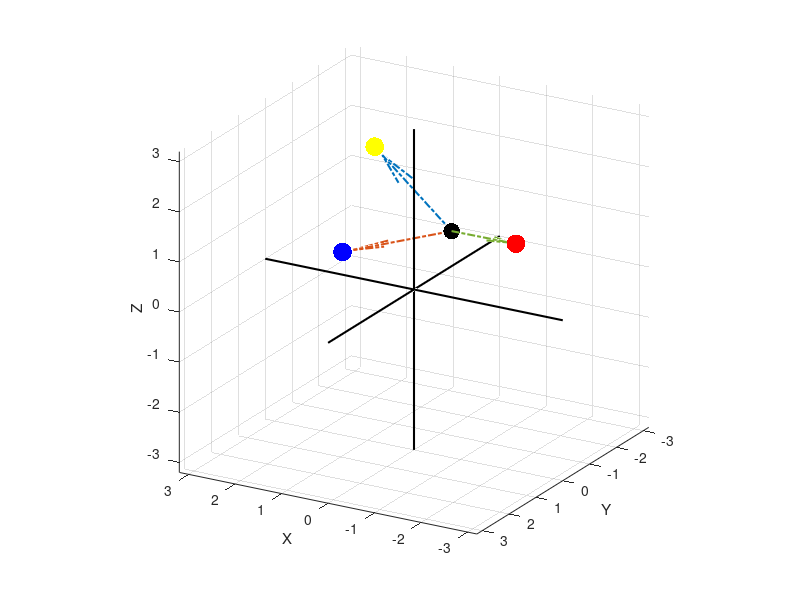

Write the MATLAB code that produced this figure. (Note: this script raises an error after producing the figure.)
clear all; clc; close all;
%%
global ng delta_t xg;
num_dof = 3;
ng = 3;
nd = 3;
nm = 3; %2-D interface in 3D world
% cm = {[1,2], [3]};
cm = {[1],[2],[3]};
delta_t = 0.05;
% w1 = 0.5;
% w2 = 0.5;

% %CONFIDENCE ARRAYS 
% conf_p = zeros(ng, 1);
% conf_n = zeros(ng, 1);
% conf_pp = zeros(ng, 1);
% conf_nn = zeros(ng, 1);
% 
% Dkjp_c1 = zeros(nd, 1);
% Dkjn_c1 = zeros(nd, 1);
% Dkjp_c2 = zeros(nd, 1);
% Dkjn_c2 = zeros(nd, 1);
% 
% Dkjp = zeros(nd, 1);
% Dkjn = zeros(nd, 1);
% Dkj = zeros(nd, 1);
% Dcm = zeros(nm, 1);
% kstar = 0;
% cmstar = 0;
maxR = 0.5;
minR = -0.5;
minR  + (maxR - minR)*rand(1, ng);
% xg = [minR  + (maxR - minR)*rand(1, ng); -rand(1, ng) - 0.02; 0.5*rand(1, ng) + 0.1] + rand(nd,1)*0.2 - rand(nd,1)*0.2; %random goal positions. These will be treated as fixed parameters.
xg = [2, -2, 1.8;
      -1.5, -1.2, 0.8;
      2, -0.8, 0.1;]';
pg0 = (1/ng)*ones(ng, 1);
pg = (1/ng)*ones(ng, 1);
project_time_list = [1,1,2,2]';
projected_pg_list = zeros(nd*ng, length(project_time_list));
% xr = [0.405, -0.128, 0.287]';
xr = [0,-1.4,0.7]';
%%
%PLOT GOALS AND ROBOT and UH
figure;
colors = {'y', 'r', 'b'};
for i=1:ng
    scatter3(xg(1,i), xg(2,i), xg(3,i), 180, colors{i}, 'filled'); grid on; hold on;
end
% scatter3(xg(1,1:ng), xg(2,1:ng), xg(3,1:ng), 180, 'k', 'filled'); grid on; hold on;
xlabel('X'); ylabel('Y'); zlabel('Z');
scatter3(xr(1), xr(2), xr(3), 140, 'k', 'filled');
% quiver3(xr(1), xr(2), xr(3), uh(1), uh(2), uh(3), 0, 'LineWidth', 2, 'MaxHeadSize', 2); %current robot velocity arrow
for i=1:ng %vectors connecting robot and goals.
    quiver3(xr(1), xr(2), xr(3), xg(1,i) - xr(1), xg(2,i) - xr(2), xg(3,i) - xr(3), 'LineWidth', 1.5, 'LineStyle', '-.');
end
xrange = 0.8*[-4,4]; %set axis limits
yrange = 0.8*[-4,4];
zrange = 0.8*[-4,4];
line(xrange, [0,0], [0,0], 'Color', 'k', 'LineWidth', 1.5); %draw x and y axes.
line([0,0], yrange, [0,0], 'Color', 'k','LineWidth', 1.5);
line([0,0], [0,0], zrange, 'Color', 'k','LineWidth', 1.5);
axis([xrange, yrange, zrange]);
axis square;
view([210,21]);
%%
total_time = 2;
T = 0:delta_t:total_time;
cell_pgs = cell(nm, 1); %for each mode
cell_trajs = cell(nm, 1); %to collect trajectories for each. 
pgs = zeros(ng, length(T), ng); %probabilities for each goal (row), at each time step (column) for each uh towards each goal(3rd)
traj = zeros(nd, length(T), ng);
a = 0.5*rand(ng-1, 1); a = [1-sum(a); a];
for i=1:ng
    pgs(:, 1, i) = (1/ng)*ones(ng, 1); %initialize pg0
%     pgs(:, 1, i) = a;
    traj(:, 1, i) = xr;
end
%%

for i=1:nm %for each mode
    for j=1:ng %for control commands towards each goal
        uh = xg(:, j) - xr;
        zero_dim = setdiff(1:nd,cm{i});
        for jj=1:length(zero_dim)
            uh(zero_dim(jj)) = 0;
        end
        uh = 0.2*(uh/(norm(uh) + realmin));
        for k=1:length(T)-1
             traj(:, k+1, j) = sim_dyn(traj(:, k, j), uh); %sim_dyn intenrally updates global robot state
             pgs(:, k+1, j) = compute_p_of_g_dft(uh, traj(:,k,j), pgs(:, k, j));
        end
    end
    cell_pgs{i} = pgs;
    cell_trajs{i} = traj;
end

%% plot trajectories
% for i=1:nm
%     for ii = 1:ng
%         traj = cell_trajs{i}(:,:,ii);
%         figure;
%         for j=1:length(T)
%             scatter3(traj(1, j), traj(2, j), traj(3, j), 'b', 'filled'); hold on;
%         end
%         xrange = [-1,1]; %set axis limits
%         yrange = [-1,1];
%         zrange = [-1,1];
%         line(xrange, [0,0], [0,0], 'Color', 'k', 'LineWidth', 1.5); %draw x and y axes.
%         line([0,0], yrange, [0,0], 'Color', 'k','LineWidth', 1.5);
%         line([0,0], [0,0], zrange, 'Color', 'k','LineWidth', 1.5);
%         axis([xrange, yrange, zrange]);
%         axis square;
%         view([210,21]);
%     end
% end
%%
figure;
for i=1:nm %number of modes, in columns
    curr_cell = cell_pgs{i};
    for j=1:ng %to each goal, in rows
        pgs_data = curr_cell(:,:, j);
        subplot(ng, nm, (j-1)*nm  + 1 + i - 1);
        plot(T, pgs_data', 'LineWidth', 2); grid on; ylim([0,1.0]);
        if i == 1
            ylabel({strcat('Motion to Goal ', num2str(j)), ' P(g)'} );
        else
            ylabel('P(g)');
        end
        
        xlabel('Time');
        if j == 1
            title(strcat('Control mode ', num2str(i)));
        end
        
    end
end
%% DISAMB MOTIVATION PLOTS. 
%plot goals
% close all;
figure
xrange = 0.6*[-4,4]; %set axis limits
yrange = 0.6*[-4,0];
zrange = 0.6*[0,4];
colors = {[1,0.8,0], [1,0,0], [0,0,1]};
for ii=1:ng
    scatter3(xg(1,ii), xg(2,ii), xg(3,ii), 250, colors{ii}, 'filled'); grid on; hold on;
    for jj=1:nd
        target = xg(:, ii); target(jj) = 0;
        line([xg(1,ii), target(1)],[xg(2,ii), target(2)],[xg(3,ii), target(3)],'Color', [0,0,0,0.6], 'LineWidth', 0.6, 'LineStyle', '-.');
    end
end
xlabel('X'); ylabel('Y'); zlabel('Z');
scatter3(xr(1), xr(2), xr(3), 500, 'k', 'filled');

% line(xrange, [0,0], [0,0], 'Color', 'k', 'LineWidth', 1.5); %draw x and y axes.
% line([0,0], yrange, [0,0], 'Color', 'k','LineWidth', 1.5);
% line([0,0], [0,0], zrange, 'Color', 'k','LineWidth', 1.5);
axis([xrange, yrange, zrange]);
axis square;
view([-221,26]);
tg = 3; %specify target goal. b,r,y = 1,2,3
color_g = {[1,0.8,0], [1,0,0], [0,0,1]};
for i=1:nm %along each axis
    pgs = cell_pgs{i}(:,:,tg); %probabilities for each axis/control dimension is present
    for j=1:ng %use j to offset the lines slightly. ng separate lines. 
        tc = color_g{j};
        sc = [0.95, 0.95, 0.95];
        sp = xr;
        for k=1:length(T)
            alpha = pgs(j,k);
            color_point = interpolate_color(sc, tc, alpha);
            dis = abs(sp - xg(:, tg)); gap = 0.04;
            if i==1
                scatter3(sp(1) + k*dis(i)/length(T), sp(2), sp(3) + (j-1)*gap, 20, color_point, 'filled');
                scatter3(sp(1) + k*dis(i)/length(T) + dis(i)/(2*length(T)), sp(2), sp(3) + (j-1)*gap, 20, color_point, 'filled');
            
            end
            if i==2
                scatter3(sp(1), sp(2)+k*dis(i)/length(T), sp(3) + (j-1)*gap, 20, color_point, 'filled');
                scatter3(sp(1), sp(2)+k*dis(i)/length(T)+ dis(i)/(2*length(T)), sp(3) + (j-1)*gap, 20, color_point, 'filled');

            end
            if i==3
                scatter3(sp(1), sp(2) - (j-1)*gap, sp(3)-k*dis(i)/length(T), 20, color_point, 'filled');
                scatter3(sp(1), sp(2) - (j-1)*gap, sp(3)-k*dis(i)/length(T)-dis(i)/(2*length(T)), 20, color_point, 'filled');

            end
        end
    end
    %plot 3 lines along i axis.
end
% %%
% for i=1:nm %for each conttrol mode there will be different figure. 
%     figure;
%     curr_cell = cell_pgs{i};
%     for j=1:ng %motion towards each goal
%         pgs_data = curr_cell(:,:,j);
%         for k=1:ng
%             subplot(ng,ng, (k-1)*ng  + 1 + j - 1);
%             
%             %plot goals and robot position
%             for ii=1:ng
%                 scatter3(xg(1,ii), xg(2,i), xg(3,ii), 180, colors{ii}, 'filled'); grid on; hold on;
%             end
%             xlabel('X'); ylabel('Y'); zlabel('Z');
%             scatter3(xr(1), xr(2), xr(3), 140, 'k', 'filled');
%             line(xrange, [0,0], [0,0], 'Color', 'k', 'LineWidth', 1.5); %draw x and y axes.
%             line([0,0], yrange, [0,0], 'Color', 'k','LineWidth', 1.5);
%             line([0,0], [0,0], zrange, 'Color', 'k','LineWidth', 1.5);
%             axis([xrange, yrange, zrange]);
%             axis square;
%             view([210,21]);
%             
%             
%             
%         end
%         
%     end
% end

%%

function color = interpolate_color(start_color, target_color, alpha)
        if alpha < 0.4
            alpha = alpha - 0.1;
        end
        
     color = (1 - alpha)*start_color + alpha*target_color;
end
%%
% min_ws = -0.5;
% max_ws = 0.5;
% num_steps = 8;
% step_size = (max_ws - min_ws)/num_steps;
% ax_p = (min_ws:step_size:max_ws)' +0.001;
% [X,Y,Z] = meshgrid(ax_p);
% ws_points = [X(:) Y(:) Z(:)];
% disamb_modes = zeros(size(ws_points, 1), 1);
% % xr = ws_points(i, :)';
